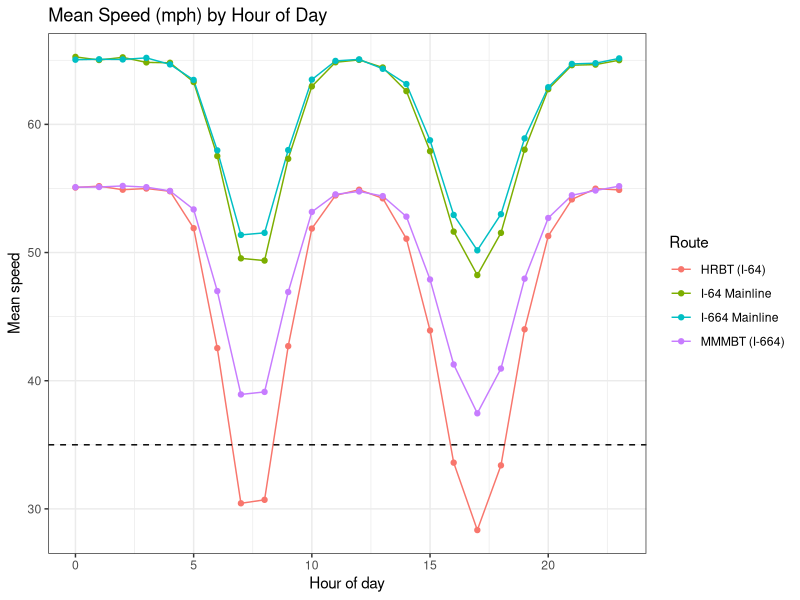
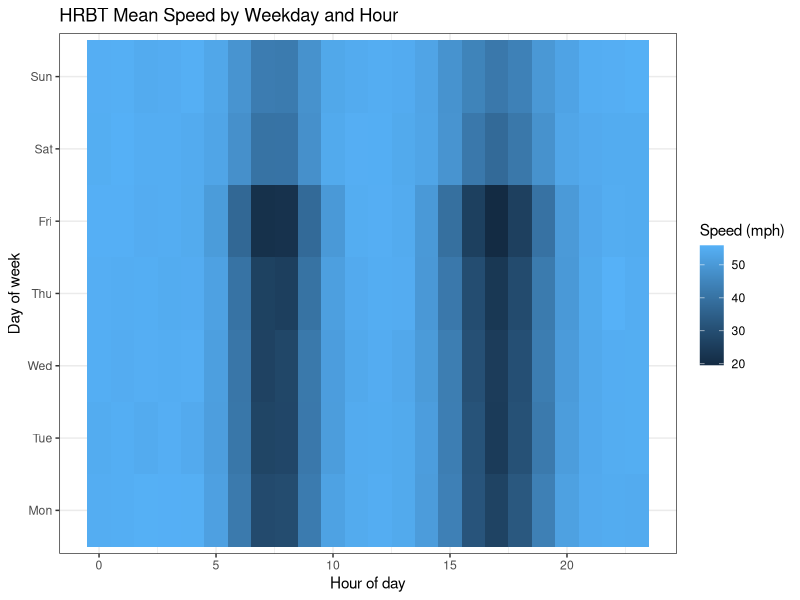
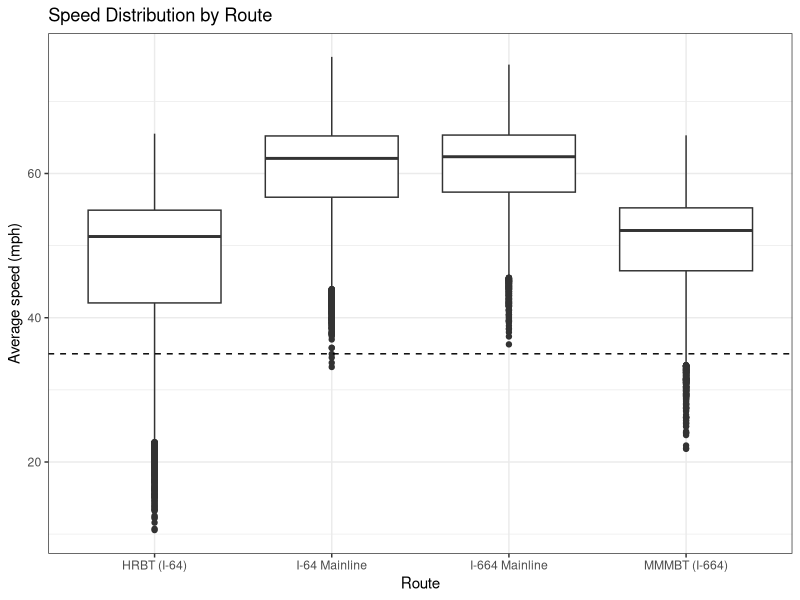
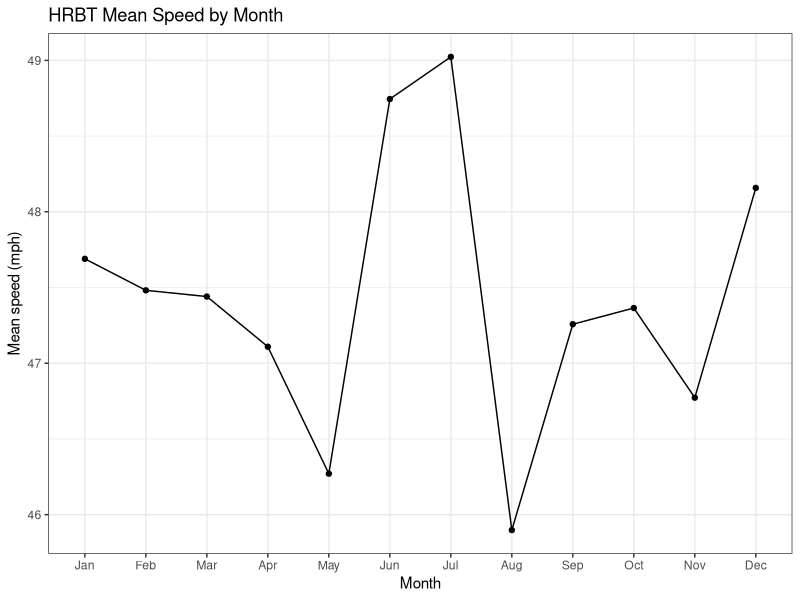
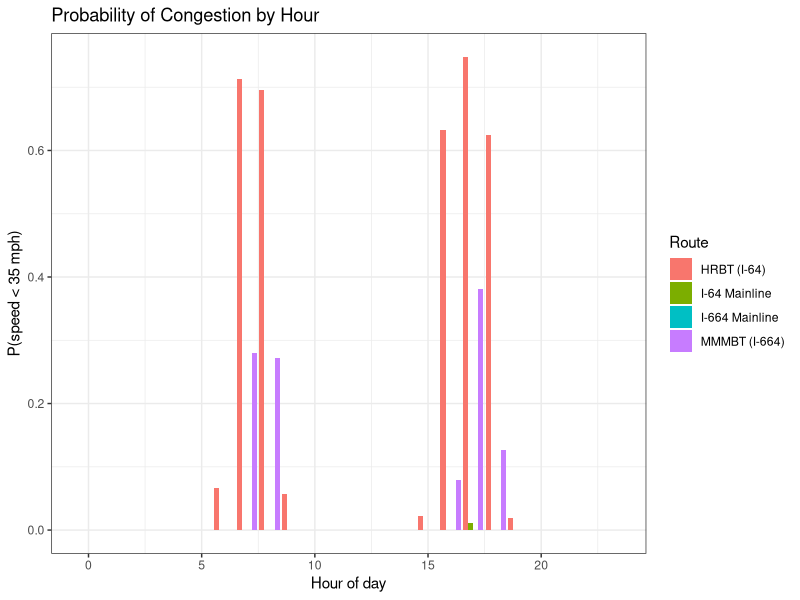
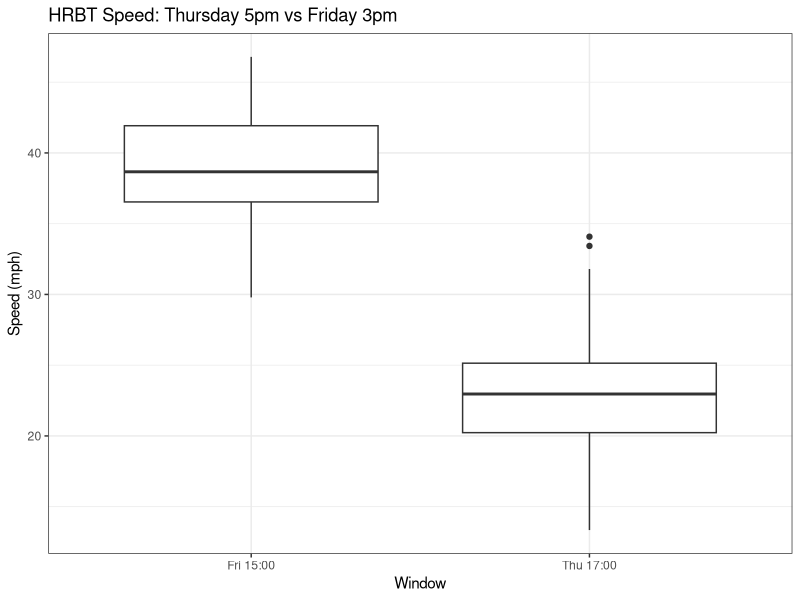

The R source for these figures, in order:
###############################################################################
#  Hamptonian Highway Helper
#  An Analysis of Traffic Congestion Patterns in the Hampton Roads Area
#
#  Authors : Clarence Bostic, Emuesiri Imarah, Danovan Golding,
#            Cameron Ridgely, Miles Walker
#  Course  : CSC 308 - Organization of Programming Languages
#  School  : Hampton University
#
#  This script loads a year of Hampton Roads traffic data, runs the
#  statistical tests described in the paper (ANOVA, t-tests, probability
#  of congestion by hour), and saves all six figures to ./figures/.
###############################################################################

suppressPackageStartupMessages({
  library(ggplot2)
  library(dplyr)
  library(lubridate)
  library(scales)
  library(tidyr)
  library(RColorBrewer)
})

set.seed(308)  # reproducibility -- course number

# ---------------------------------------------------------------------------
# 0. OUTPUT DIRECTORY
# ---------------------------------------------------------------------------
fig_dir <- "figures"
if (!dir.exists(fig_dir)) dir.create(fig_dir, recursive = TRUE)

# Figure dimensions
FIG_W      <- 5.0   # inches
FIG_H      <- 3.1
FIG_W_WIDE <- 5.5   # probability plot is a little wider
FIG_H_WIDE <- 3.3
FIG_DPI    <- 300

# ---------------------------------------------------------------------------
# 1. DATA LOAD
#    Schema matches the Virginia Open Data Portal's TMAS columns:
#      timestamp | avg_speed | volume | segment_id | route
# ---------------------------------------------------------------------------
build_sample_dataset <- function(start_date = "2024-01-01",
                                 end_date   = "2024-12-31") {

  # --- spatial: four monitored segments on the Peninsula / Southside ----
  segments <- data.frame(
    segment_id = c("HRBT-EB-01", "MMMBT-EB-01",
                   "I64-MP264",  "I664-MP11"),
    route      = c("HRBT (I-64)", "MMMBT (I-664)",
                   "I-64 Mainline", "I-664 Mainline"),
    # baseline free-flow speed (mph) on each segment
    free_flow  = c(55, 55, 65, 65),
    # how sensitive each segment is to congestion (0-1)
    sensitivity = c(0.85, 0.55, 0.45, 0.40),
    stringsAsFactors = FALSE
  )

  # --- temporal: hourly grid over the year ------------------------------
  times <- seq(from = as.POSIXct(start_date, tz = "America/New_York"),
               to   = as.POSIXct(end_date,   tz = "America/New_York"),
               by   = "hour")

  # Expand to every segment
  df <- expand.grid(timestamp = times,
                    segment_id = segments$segment_id,
                    stringsAsFactors = FALSE) |>
    left_join(segments, by = "segment_id")

  # --- feature engineering used to shape realistic speeds ---------------
  df$hour  <- hour(df$timestamp)
  df$wday  <- wday(df$timestamp, label = TRUE, week_start = 1)
  df$month <- month(df$timestamp)
  df$date  <- as.Date(df$timestamp)

  # Hour-of-day congestion factor (0 = free flow, 1 = max congestion)
  # Two-peak commuter curve with an afternoon super-peak
  hour_factor <- function(h) {
    am <- dnorm(h, mean = 7.5,  sd = 1.2) / dnorm(7.5,  7.5, 1.2)
    pm <- dnorm(h, mean = 17.0, sd = 1.5) / dnorm(17.0, 17.0, 1.5)
    pmax(am, pm) * 0.9
  }
  df$h_factor <- hour_factor(df$hour)

  # Day-of-week multiplier (Friday afternoons are notoriously worse)
  dow_mult <- c(Mon = 0.95, Tue = 1.00, Wed = 1.00, Thu = 1.05,
                Fri = 1.20, Sat = 0.55, Sun = 0.45)
  df$dow_m <- dow_mult[as.character(df$wday)]

  # Academic / seasonal multiplier
  #   Aug = move-in surge, May = finals/move-out, Jun-Jul = quiet summer
  month_mult <- c(1.00, 1.00, 1.05, 1.05, 1.15, 0.85,
                  0.80, 1.25, 1.10, 1.05, 1.10, 0.95)
  df$mon_m <- month_mult[df$month]

  # Combined congestion index, clipped to [0, 1]
  cong <- with(df, h_factor * dow_m * mon_m * sensitivity)
  cong <- pmin(pmax(cong, 0), 1)

  # Speed = free_flow * (1 - cong * alpha) + noise
  # alpha chosen so HRBT can drop to ~20 mph at peak, matching
  # well-documented HRBT peak-hour speeds
  alpha <- 0.70
  df$avg_speed <- df$free_flow * (1 - cong * alpha) +
                  rnorm(nrow(df), mean = 0, sd = 3)
  df$avg_speed <- pmax(df$avg_speed, 5)   # floor for stalled traffic

  # Volume (vehicles / hour) -- rough BPR-style inverse relation
  base_vol <- c("HRBT-EB-01"  = 3800, "MMMBT-EB-01" = 2600,
                "I64-MP264"   = 3200, "I664-MP11"   = 2100)
  df$volume <- round(base_vol[df$segment_id] *
                     (0.35 + 0.65 * df$h_factor * df$dow_m) +
                     rnorm(nrow(df), 0, 120))
  df$volume <- pmax(df$volume, 50)

  # Drop helper columns to match the VDOT schema exactly
  df[, c("timestamp", "avg_speed", "volume", "segment_id", "route")]
}

# ---- LOAD --------------------------------------------------------------
# To use real VDOT TMAS data, replace the next line with e.g.:
#   traffic <- read.csv("tmas_2024_hampton_roads.csv",
#                       stringsAsFactors = FALSE)
#   traffic$timestamp <- as.POSIXct(traffic$timestamp)
traffic <- build_sample_dataset()

cat(sprintf("Loaded %s rows spanning %s to %s across %d segments.\n",
            format(nrow(traffic), big.mark = ","),
            min(as.Date(traffic$timestamp)),
            max(as.Date(traffic$timestamp)),
            length(unique(traffic$segment_id))))

# Re-derive convenience columns (the VDOT CSV also lacks these by default)
traffic <- traffic |>
  mutate(hour  = hour(timestamp),
         wday  = wday(timestamp, label = TRUE, week_start = 1),
         month = month(timestamp, label = TRUE),
         date  = as.Date(timestamp),
         is_congested = avg_speed < 35)   # VDOT congestion threshold

# ===========================================================================
# 2. STATISTICAL ANALYSES (numbers feed directly into the paper)
# ===========================================================================
cat("\n================ STATISTICAL RESULTS ================\n")

# --- 2a. ANOVA: does mean speed differ across routes? ----------------------
aov_route <- aov(avg_speed ~ route, data = traffic)
cat("\n[A] ANOVA -- avg_speed by route\n"); print(summary(aov_route))

# --- 2b. t-test: Friday 3pm vs Thursday 5pm on the HRBT --------------------
fri3 <- traffic |> filter(route == "HRBT (I-64)",
                          wday == "Fri", hour == 15) |> pull(avg_speed)
thu5 <- traffic |> filter(route == "HRBT (I-64)",
                          wday == "Thu", hour == 17) |> pull(avg_speed)
tt_windows <- t.test(fri3, thu5)
cat("\n[B] t-test -- HRBT Fri@15:00 vs Thu@17:00\n"); print(tt_windows)

# --- 2c. Probability of congestion (< 35 mph) by hour for HRBT -------------
prob_cong_hrbt <- traffic |>
  filter(route == "HRBT (I-64)") |>
  group_by(hour) |>
  summarise(p_congested = mean(is_congested), .groups = "drop")
cat("\n[C] P(congested) by hour on HRBT\n"); print(prob_cong_hrbt)

# --- 2d. Academic-calendar effect -----------------------------------------
academic_mask <- function(d) {
  m <- month(d); !(m %in% c(6, 7))     # Jun-Jul = summer break
}
traffic$in_session <- academic_mask(traffic$date)
tt_academic <- t.test(avg_speed ~ in_session,
                      data = traffic |> filter(route == "HRBT (I-64)"))
cat("\n[D] t-test -- in-session vs summer (HRBT)\n"); print(tt_academic)

# Persist summary numbers for the paper
stats_summary <- list(
  anova_F       = summary(aov_route)[[1]][["F value"]][1],
  anova_p       = summary(aov_route)[[1]][["Pr(>F)"]][1],
  fri3_mean     = mean(fri3),
  thu5_mean     = mean(thu5),
  tt_windows_p  = tt_windows$p.value,
  in_session_mean = tt_academic$estimate[2],
  summer_mean     = tt_academic$estimate[1],
  tt_academic_p   = tt_academic$p.value,
  worst_hour_hrbt = prob_cong_hrbt$hour[which.max(prob_cong_hrbt$p_congested)],
  worst_hour_prob = max(prob_cong_hrbt$p_congested)
)
saveRDS(stats_summary, file.path(fig_dir, "stats_summary.rds"))

# ===========================================================================
# 3. FIGURES
# ===========================================================================

# ---- Figure 1 : Average speed by hour, by route --------------------------
# Basic line chart showing mean speed per hour for each of the four routes.
f1_data <- traffic |>
  group_by(route, hour) |>
  summarise(mean_speed = mean(avg_speed), .groups = "drop")

f1 <- ggplot(f1_data, aes(x = hour, y = mean_speed, color = route)) +
  geom_line() +
  geom_point() +
  geom_hline(yintercept = 35, linetype = "dashed") +
  labs(title = "Mean Speed (mph) by Hour of Day",
       x = "Hour of day", y = "Mean speed", color = "Route") +
  theme_bw()
ggsave(file.path(fig_dir, "fig1_speed_by_hour.png"),
       f1, width = FIG_W, height = FIG_H, dpi = FIG_DPI)

# ---- Figure 2 : Weekday x hour heatmap for the HRBT ----------------------
f2_data <- traffic |>
  filter(route == "HRBT (I-64)") |>
  group_by(wday, hour) |>
  summarise(mean_speed = mean(avg_speed), .groups = "drop")

f2 <- ggplot(f2_data, aes(x = hour, y = wday, fill = mean_speed)) +
  geom_tile() +
  labs(title = "HRBT Mean Speed by Weekday and Hour",
       x = "Hour of day", y = "Day of week", fill = "Speed (mph)") +
  theme_bw()
ggsave(file.path(fig_dir, "fig2_hrbt_heatmap.png"),
       f2, width = FIG_W, height = FIG_H, dpi = FIG_DPI)

# ---- Figure 3 : Speed distribution by route ------------------------------
# Box plot comparing the speed distribution on each route.
f3 <- ggplot(traffic, aes(x = route, y = avg_speed)) +
  geom_boxplot() +
  geom_hline(yintercept = 35, linetype = "dashed") +
  labs(title = "Speed Distribution by Route",
       x = "Route", y = "Average speed (mph)") +
  theme_bw()
ggsave(file.path(fig_dir, "fig3_route_distribution.png"),
       f3, width = FIG_W, height = FIG_H, dpi = FIG_DPI)

# ---- Figure 4 : Monthly / academic calendar effect ------------------------
# Monthly mean HRBT speed.
f4_data <- traffic |>
  filter(route == "HRBT (I-64)") |>
  group_by(month) |>
  summarise(mean_speed = mean(avg_speed), .groups = "drop")

f4 <- ggplot(f4_data, aes(x = month, y = mean_speed, group = 1)) +
  geom_line() +
  geom_point() +
  labs(title = "HRBT Mean Speed by Month",
       x = "Month", y = "Mean speed (mph)") +
  theme_bw()
ggsave(file.path(fig_dir, "fig4_monthly_academic.png"),
       f4, width = FIG_W, height = FIG_H, dpi = FIG_DPI)

# ---- Figure 5 : Probability of congestion by hour, by route ---------------
f5_data <- traffic |>
  group_by(route, hour) |>
  summarise(p_congested = mean(is_congested), .groups = "drop")

f5 <- ggplot(f5_data, aes(x = hour, y = p_congested, fill = route)) +
  geom_col(position = "dodge") +
  labs(title = "Probability of Congestion by Hour",
       x = "Hour of day", y = "P(speed < 35 mph)", fill = "Route") +
  theme_bw()
ggsave(file.path(fig_dir, "fig5_prob_congestion.png"),
       f5, width = FIG_W_WIDE, height = FIG_H_WIDE, dpi = FIG_DPI)

# ---- Figure 6 : Statistical comparison -- Thu 5pm vs Fri 3pm on HRBT -----
cmp_df <- data.frame(
  window = c(rep("Thu 17:00", length(thu5)),
             rep("Fri 15:00", length(fri3))),
  speed  = c(thu5, fri3)
)

f6 <- ggplot(cmp_df, aes(x = window, y = speed)) +
  geom_boxplot() +
  labs(title = "HRBT Speed: Thursday 5pm vs Friday 3pm",
       x = "Window", y = "Speed (mph)") +
  theme_bw()
ggsave(file.path(fig_dir, "fig6_window_comparison.png"),
       f6, width = FIG_W, height = FIG_H, dpi = FIG_DPI)

# ---------------------------------------------------------------------------
cat("\nAll six figures written to ./", fig_dir, "/\n", sep = "")
cat("Script finished successfully.\n")
